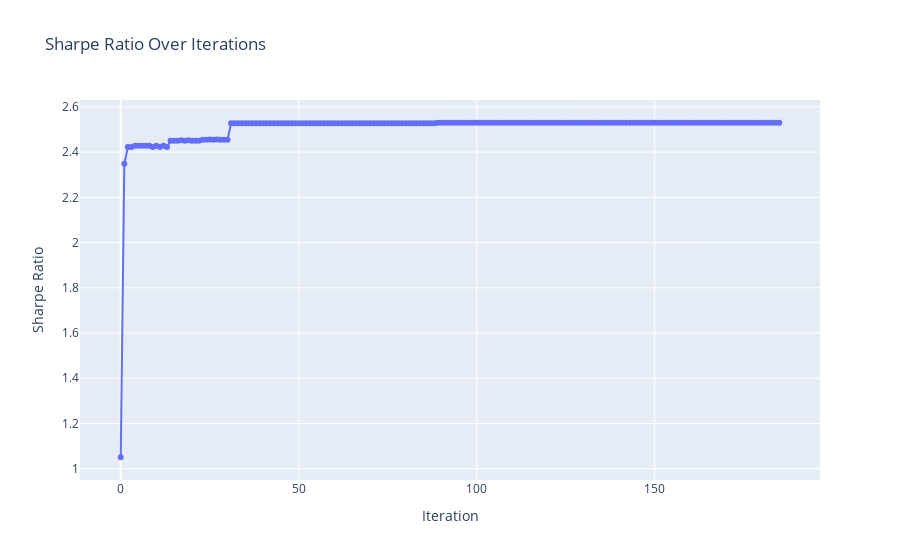

Notebook code cell kept with this figure:
### Code cell
sharpe_ratios = [portfolio['sharpe'] for portfolio in total_portfolios]

fig = go.Figure(data=go.Scatter(x=list(range(len(sharpe_ratios))), y=sharpe_ratios, mode='lines+markers'))
fig.update_layout(title='Sharpe Ratio Over Iterations',
                  xaxis_title='Iteration',
                  yaxis_title='Sharpe Ratio',
                  )
fig.show()

### Figure 1 — Plotly figure (JSON) as saved in the notebook; plotly's stock layout.template omitted (floating-point values rounded to 4 significant figures; data arrays with more than 128 entries replaced by an {"elided": "..."} marker saying what was removed)
{"data": [{"mode": "lines+markers", "type": "scatter", "x": {"elided": "186 int values"}, "y": {"elided": "186 float values"}}], "layout": {"title": {"text": "Sharpe Ratio Over Iterations"}, "xaxis": {"title": {"text": "Iteration"}}, "yaxis": {"title": {"text": "Sharpe Ratio"}}}}
